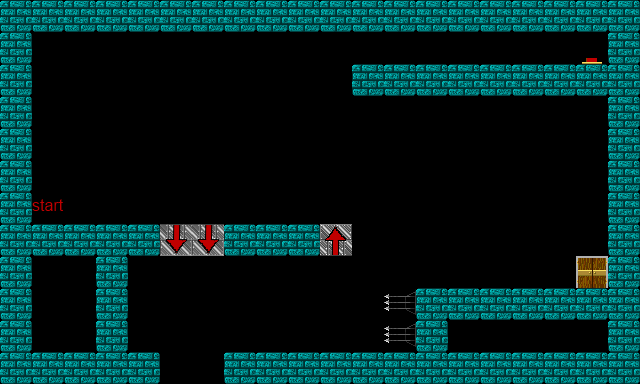

This game map was drawn from its Tiled (.tmx) file and the tilesets committed beside it. A one-line description and the full map source follow:
An orthogonal 20x12 tile map with 32x32 px tiles, 1 tile layer (Tile Layer 1).

<map version="1.0" orientation="orthogonal" width="20" height="12" tilewidth="32" tileheight="32">
 <tileset firstgid="1" name="map" tilewidth="32" tileheight="32">
  <image source="map.png" trans="000000" width="160" height="160" />
 </tileset>
 <layer name="Tile Layer 1" width="20" height="12">
  <data>
   <tile gid="1" />
   <tile gid="1" />
   <tile gid="1" />
   <tile gid="1" />
   <tile gid="1" />
   <tile gid="1" />
   <tile gid="1" />
   <tile gid="1" />
   <tile gid="1" />
   <tile gid="1" />
   <tile gid="1" />
   <tile gid="1" />
   <tile gid="1" />
   <tile gid="1" />
   <tile gid="1" />
   <tile gid="1" />
   <tile gid="1" />
   <tile gid="1" />
   <tile gid="1" />
   <tile gid="1" />
   <tile gid="1" />
   <tile gid="0" />
   <tile gid="0" />
   <tile gid="0" />
   <tile gid="0" />
   <tile gid="0" />
   <tile gid="0" />
   <tile gid="0" />
   <tile gid="0" />
   <tile gid="0" />
   <tile gid="0" />
   <tile gid="0" />
   <tile gid="0" />
   <tile gid="0" />
   <tile gid="0" />
   <tile gid="0" />
   <tile gid="0" />
   <tile gid="0" />
   <tile gid="8" />
   <tile gid="1" />
   <tile gid="1" />
   <tile gid="0" />
   <tile gid="0" />
   <tile gid="0" />
   <tile gid="0" />
   <tile gid="0" />
   <tile gid="0" />
   <tile gid="0" />
   <tile gid="0" />
   <tile gid="0" />
   <tile gid="0" />
   <tile gid="1" />
   <tile gid="1" />
   <tile gid="1" />
   <tile gid="1" />
   <tile gid="1" />
   <tile gid="1" />
   <tile gid="1" />
   <tile gid="1" />
   <tile gid="1" />
   <tile gid="1" />
   <tile gid="0" />
   <tile gid="0" />
   <tile gid="0" />
   <tile gid="0" />
   <tile gid="0" />
   <tile gid="0" />
   <tile gid="0" />
   <tile gid="0" />
   <tile gid="0" />
   <tile gid="0" />
   <tile gid="0" />
   <tile gid="0" />
   <tile gid="0" />
   <tile gid="0" />
   <tile gid="0" />
   <tile gid="0" />
   <tile gid="0" />
   <tile gid="0" />
   <tile gid="1" />
   <tile gid="1" />
   <tile gid="0" />
   <tile gid="0" />
   <tile gid="0" />
   <tile gid="0" />
   <tile gid="0" />
   <tile gid="0" />
   <tile gid="0" />
   <tile gid="0" />
   <tile gid="0" />
   <tile gid="0" />
   <tile gid="0" />
   <tile gid="0" />
   <tile gid="0" />
   <tile gid="0" />
   <tile gid="0" />
   <tile gid="0" />
   <tile gid="0" />
   <tile gid="0" />
   <tile gid="1" />
   <tile gid="1" />
   <tile gid="0" />
   <tile gid="0" />
   <tile gid="0" />
   <tile gid="0" />
   <tile gid="0" />
   <tile gid="0" />
   <tile gid="0" />
   <tile gid="0" />
   <tile gid="0" />
   <tile gid="0" />
   <tile gid="0" />
   <tile gid="0" />
   <tile gid="0" />
   <tile gid="0" />
   <tile gid="0" />
   <tile gid="0" />
   <tile gid="0" />
   <tile gid="0" />
   <tile gid="1" />
   <tile gid="1" />
   <tile gid="21" />
   <tile gid="0" />
   <tile gid="0" />
   <tile gid="0" />
   <tile gid="0" />
   <tile gid="0" />
   <tile gid="0" />
   <tile gid="0" />
   <tile gid="0" />
   <tile gid="0" />
   <tile gid="0" />
   <tile gid="0" />
   <tile gid="0" />
   <tile gid="0" />
   <tile gid="0" />
   <tile gid="0" />
   <tile gid="0" />
   <tile gid="0" />
   <tile gid="1" />
   <tile gid="1" />
   <tile gid="1" />
   <tile gid="1" />
   <tile gid="1" />
   <tile gid="1" />
   <tile gid="12" />
   <tile gid="12" />
   <tile gid="1" />
   <tile gid="1" />
   <tile gid="1" />
   <tile gid="11" />
   <tile gid="0" />
   <tile gid="0" />
   <tile gid="0" />
   <tile gid="0" />
   <tile gid="0" />
   <tile gid="0" />
   <tile gid="0" />
   <tile gid="0" />
   <tile gid="1" />
   <tile gid="1" />
   <tile gid="0" />
   <tile gid="0" />
   <tile gid="1" />
   <tile gid="0" />
   <tile gid="0" />
   <tile gid="0" />
   <tile gid="0" />
   <tile gid="0" />
   <tile gid="0" />
   <tile gid="0" />
   <tile gid="0" />
   <tile gid="0" />
   <tile gid="0" />
   <tile gid="0" />
   <tile gid="0" />
   <tile gid="0" />
   <tile gid="0" />
   <tile gid="7" />
   <tile gid="1" />
   <tile gid="1" />
   <tile gid="0" />
   <tile gid="0" />
   <tile gid="1" />
   <tile gid="0" />
   <tile gid="0" />
   <tile gid="0" />
   <tile gid="0" />
   <tile gid="0" />
   <tile gid="0" />
   <tile gid="0" />
   <tile gid="0" />
   <tile gid="16" />
   <tile gid="1" />
   <tile gid="1" />
   <tile gid="1" />
   <tile gid="1" />
   <tile gid="1" />
   <tile gid="1" />
   <tile gid="1" />
   <tile gid="1" />
   <tile gid="0" />
   <tile gid="0" />
   <tile gid="1" />
   <tile gid="0" />
   <tile gid="0" />
   <tile gid="0" />
   <tile gid="0" />
   <tile gid="0" />
   <tile gid="0" />
   <tile gid="0" />
   <tile gid="0" />
   <tile gid="16" />
   <tile gid="1" />
   <tile gid="0" />
   <tile gid="0" />
   <tile gid="0" />
   <tile gid="0" />
   <tile gid="0" />
   <tile gid="1" />
   <tile gid="1" />
   <tile gid="1" />
   <tile gid="1" />
   <tile gid="1" />
   <tile gid="1" />
   <tile gid="0" />
   <tile gid="0" />
   <tile gid="1" />
   <tile gid="1" />
   <tile gid="1" />
   <tile gid="1" />
   <tile gid="1" />
   <tile gid="1" />
   <tile gid="1" />
   <tile gid="1" />
   <tile gid="1" />
   <tile gid="1" />
   <tile gid="1" />
   <tile gid="1" />
   <tile gid="1" />
  </data>
 </layer>
</map>
